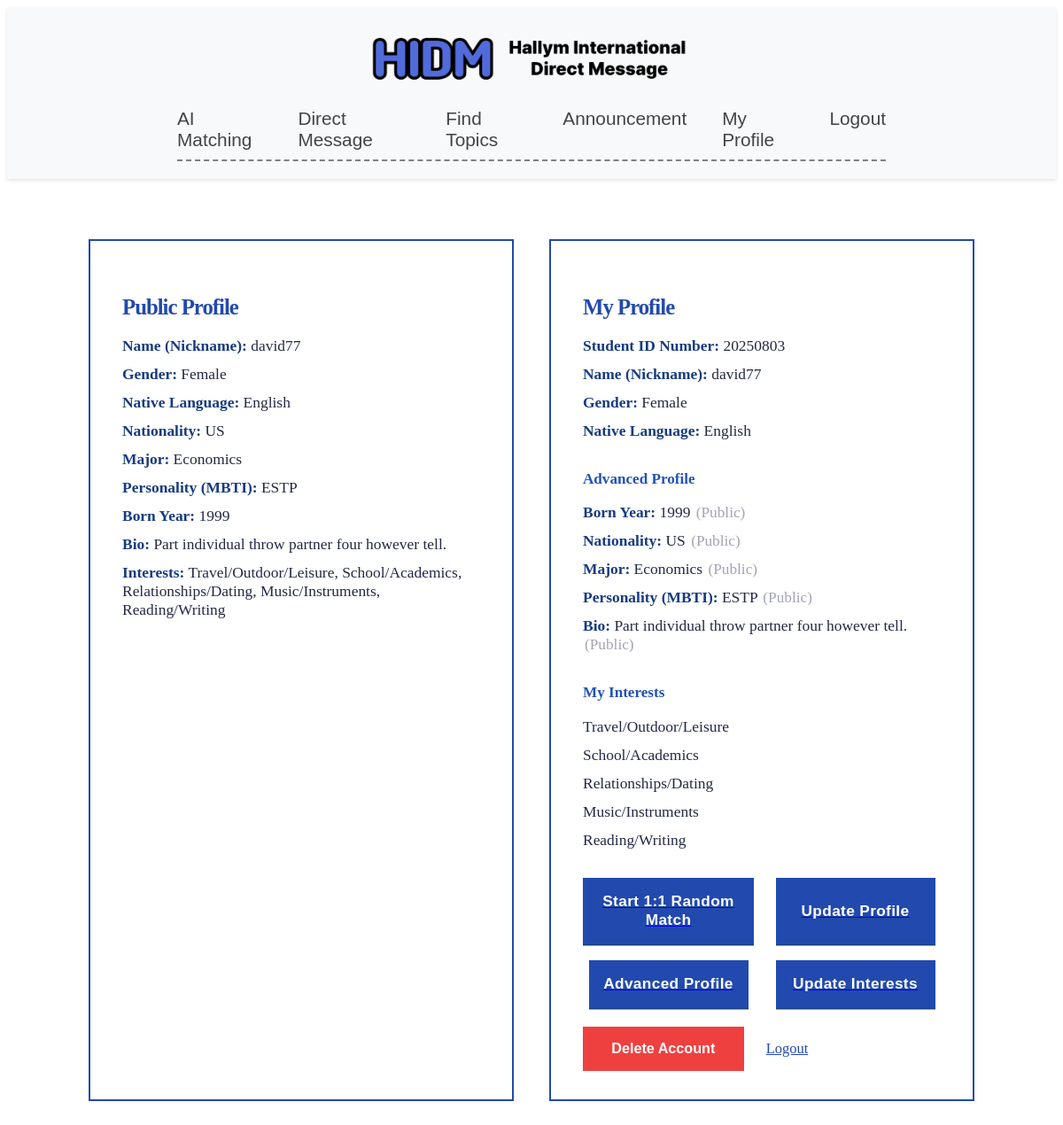
The page /accounts/profile/ (signed in) on the database as committed earlier.
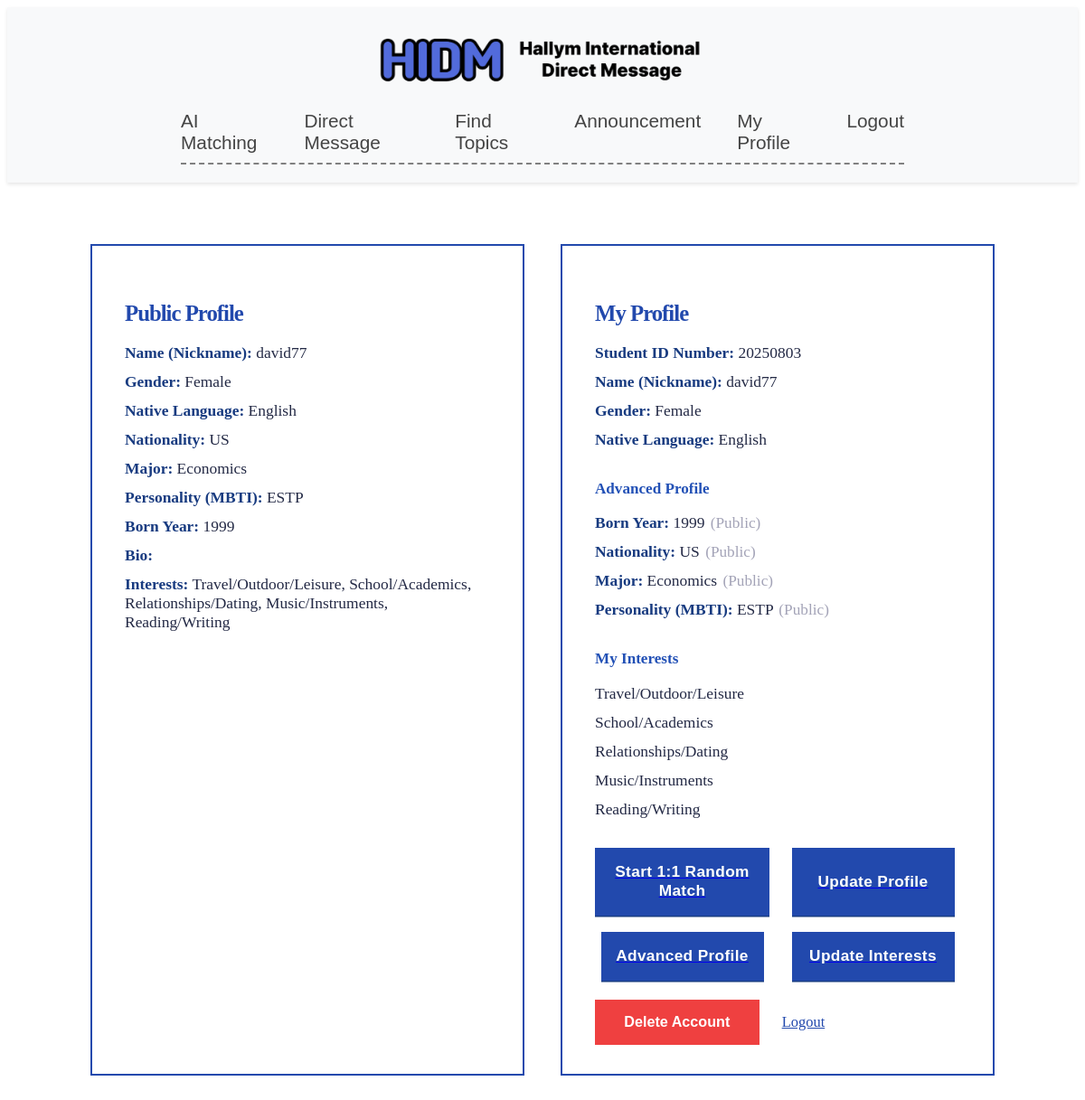
The same page on the database as committed later.
### accounts/models.py (models this page shows, shortened)
class UserProfile(models.Model):
    user = models.OneToOneField(User, on_delete=models.CASCADE)
    nickname = models.CharField(
        max_length=30,
        blank=False,
        verbose_name='Nickname'
    )
    GENDER_CHOICES = [
        ('M', 'Male'),
        ('F', 'Female'),
    ]
    gender = models.CharField(
        max_length=1,
        choices=GENDER_CHOICES,
        verbose_name='Gender'
    )
    NATIVE_LANGUAGE_CHOICES = [
        ('ab', 'Abkhaz'), ('aa', 'Afar'), ('af', 'Afrikaans'), ('ak', 'Akan'),
        ('sq', 'Albanian'), ('am', 'Amharic'), ('ar', 'Arabic'), ('an', 'Aragonese'),
        ('hy', 'Armenian'), ('as', 'Assamese'), ('av', 'Avaric'), ('ae', 'Avestan'),
        ('ay', 'Aymara'), ('az', 'Azerbaijani'), ('bm', 'Bambara'), ('ba', 'Bashkir'),
        ('eu', 'Basque'), ('be', 'Belarusian'), ('bn', 'Bengali'), ('bh', 'Bihari'),
        ('bi', 'Bislama'), ('bs', 'Bosnian'), ('br', 'Breton'), ('bg', 'Bulgarian'),
        ('my', 'Burmese'), ('ca', 'Catalan; Valencian'), ('ch', 'Chamorro'),
        ('ce', 'Chechen'), ('ny', 'Chichewa; Chewa; Nyanja'), ('zh', 'Chinese'),
        ('cv', 'Chuvash'), ('kw', 'Cornish'), ('co', 'Corsican'), ('cr', 'Cree'),
        ('hr', 'Croatian'), ('cs', 'Czech'), ('da', 'Danish'),
        ('dv', 'Divehi; Dhivehi; Maldivian;'), ('nl', 'Dutch'), ('dz', 'Dzongkha'),
        ('en', 'English'), ('eo', 'Esperanto'), ('et', 'Estonian'), ('ee', 'Ewe'),
        ('fo', 'Faroese'), ('fj', 'Fijian'), ('fi', 'Finnish'), ('fr', 'French'),
        ('ff', 'Fula; Fulah; Pulaar; Pular'), ('gl', 'Galician'), ('ka', 'Georgian'),
        ('de', 'German'), ('el', 'Greek, Modern'), ('gn', 'Guaraní'), ('gu', 'Gujarati'),
        ('ht', 'Haitian; Haitian Creole'), ('ha', 'Hausa'), ('he', 'Hebrew (modern)'),
        ('hz', 'Herero'), ('hi', 'Hindi'), ('ho', 'Hiri Motu'), ('hu', 'Hungarian'),
        ('ia', 'Interlingua'), ('id', 'Indonesian'), ('ie', 'Interlingue'), ('ga', 'Irish'),
        ('ig', 'Igbo'), ('ik', 'Inupiaq'), ('io', 'Ido'), ('is', 'Icelandic'),
        ('it', 'Italian'), ('iu', 'Inuktitut'), ('ja', 'Japanese'), ('jv', 'Javanese'),
        ('kl', 'Kalaallisut, Greenlandic'), ('kn', 'Kannada'), ('kr', 'Kanuri'),
        ('ks', 'Kashmiri'), ('kk', 'Kazakh'), ('km', 'Khmer'), ('ki', 'Kikuyu, Gikuyu'),
        ('rw', 'Kinyarwanda'), ('ky', 'Kirghiz, Kyrgyz'), ('kv', 'Komi'), ('kg', 'Kongo'),
        ('ko', 'Korean'), ('ku', 'Kurdish'), ('kj', 'Kwanyama, Kuanyama'), ('la', 'Latin'),
        ('lb', 'Luxembourgish, Letzeburgesch'), ('lg', 'Luganda'),
        ('li', 'Limburgish, Limburgan, Limburger'), ('ln', 'Lingala'), ('lo', 'Lao'),
        ('lt', 'Lithuanian'), ('lu', 'Luba-Katanga'), ('lv', 'Latvian'), ('gv', 'Manx'),
        ('mk', 'Macedonian'), ('mg', 'Malagasy'), ('ms', 'Malay'), ('ml', 'Malayalam'),
        ('mt', 'Maltese'), ('mi', 'Māori'), ('mr', 'Marathi (Marāṭhī)'),
        ('mh', 'Marshallese'), ('mn', 'Mongolian'), ('na', 'Nauru'), ('nv', 'Navajo, Navaho'),
        ('nb', 'Norwegian Bokmål'), ('nd', 'North Ndebele'), ('ne', 'Nepali'), ('ng', 'Ndonga'),
        ('nn', 'Norwegian Nynorsk'), ('no', 'Norwegian'), ('ii', 'Nuosu'), ('nr', 'South Ndebele'),
        ('oc', 'Occitan'), ('oj', 'Ojibwe, Ojibwa'),
        ('cu', 'Old Church Slavonic, Church Slavonic, Old Bulgarian'), ('om', 'Oromo'),
        ('or', 'Oriya'), ('os', 'Ossetian, Ossetic'), ('pa', 'Panjabi, Punjabi'),
        ('pi', 'Pāli'), ('fa', 'Persian'), ('pl', 'Polish'), ('ps', 'Pashto, Pushto'),
        ('pt', 'Portuguese'), ('qu', 'Quechua'), ('rm', 'Romansh'), ('rn', 'Kirundi'),
        ('ro', 'Romanian, Moldavian, Moldovan'), ('ru', 'Russian'),
        ('sa', 'Sanskrit (Saṁskṛta)'), ('sc', 'Sardinian'), ('sd', 'Sindhi'),
        ('se', 'Northern Sami'), ('sm', 'Samoan'), ('sg', 'Sango'), ('sr', 'Serbian'),
        ('gd', 'Scottish Gaelic; Gaelic'), ('sn', 'Shona'), ('si', 'Sinhala, Sinhalese'),
        ('sk', 'Slovak'), ('sl', 'Slovene'), ('so', 'Somali'), ('st', 'Southern Sotho'),
        ('es', 'Spanish; Castilian'), ('su', 'Sundanese'), ('sw', 'Swahili'), ('ss', 'Swati'),
        ('sv', 'Swedish'), ('ta', 'Tamil'), ('te', 'Telugu'), ('tg', 'Tajik'), ('th', 'Thai'),
        ('ti', 'Tigrinya'), ('bo', 'Tibetan Standard, Tibetan, Central'), ('tk', 'Turkmen'),
        ('tl', 'Tagalog'), ('tn', 'Tswana'), ('to', 'Tonga (Tonga Islands)'),
        ('tr', 'Turkish'), ('ts', 'Tsonga'), ('tt', 'Tatar'), ('tw', 'Twi'), ('ty', 'Tahitian'),
        ('ug', 'Uighur, Uyghur'), ('uk', 'Ukrainian'), ('ur', 'Urdu'), ('uz', 'Uzbek'),
        ('ve', 'Venda'), ('vi', 'Vietnamese'), ('vo', 'Volapük'), ('wa', 'Walloon'),
        ('cy', 'Welsh'), ('wo', 'Wolof'), ('fy', 'Western Frisian'), ('xh', 'Xhosa'),
        ('yi', 'Yiddish'), ('yo', 'Yoruba'), ('za', 'Zhuang, Chuang'), ('zu', 'Zulu'),
    ]
    native_language = models.CharField(
        max_length=20,
        choices=NATIVE_LANGUAGE_CHOICES,
        verbose_name='Native Language'
    )
    NATIONALITY_CHOICES = [
    ('AF', 'Afghanistan'), ('AL', 'Albania'), ('DZ', 'Algeria'), ('AS', 'American Samoa'),
    ('AD', 'Andorra'), ('AO', 'Angola'), ('AR', 'Argentina'), ('AM', 'Armenia'),
    ('AU', 'Australia'), ('AT', 'Austria'), ('AZ', 'Azerbaijan'), ('BS', 'Bahamas'),
    ('BH', 'Bahrain'), ('BD', 'Bangladesh'), ('BY', 'Belarus'), ('BE', 'Belgium'),
    ('BZ', 'Belize'), ('BJ', 'Benin'), ('BT', 'Bhutan'), ('BO', 'Bolivia'),
    ('BA', 'Bosnia and Herzegovina'), ('BW', 'Botswana'), ('BR', 'Brazil'),
    ('BN', 'Brunei'), ('BG', 'Bulgaria'), ('BF', 'Burkina Faso'), ('BI', 'Burundi'),
    ('KH', 'Cambodia'), ('CM', 'Cameroon'), ('CA', 'Canada'), ('CV', 'Cape Verde'),
    ('CF', 'Central African Republic'), ('TD', 'Chad'), ('CL', 'Chile'), ('CN', 'China'),
    ('CO', 'Colombia'), ('KM', 'Comoros'), ('CG', 'Congo'), ('CD', 'Congo (DRC)'),
    ('CR', 'Costa Rica'), ('HR', 'Croatia'), ('CU', 'Cuba'), ('CY', 'Cyprus'),
    ('CZ', 'Czech Republic'), ('DK', 'Denmark'), ('DJ', 'Djibouti'), ('DM', 'Dominica'),
    ('DO', 'Dominican Republic'), ('EC', 'Ecuador'), ('EG', 'Egypt'), ('SV', 'El Salvador'),
    ('GQ', 'Equatorial Guinea'), ('ER', 'Eritrea'), ('EE', 'Estonia'), ('ET', 'Ethiopia'),
    ('FJ', 'Fiji'), ('FI', 'Finland'), ('FR', 'France'), ('GA', 'Gabon'),
    ('GM', 'Gambia'), ('GE', 'Georgia'), ('DE', 'Germany'), ('GH', 'Ghana'),
    ('GR', 'Greece'), ('GD', 'Grenada'), ('GT', 'Guatemala'), ('GN', 'Guinea'),
    ('GW', 'Guinea-Bissau'), ('GY', 'Guyana'), ('HT', 'Haiti'), ('HN', 'Honduras'),
    ('HU', 'Hungary'), ('IS', 'Iceland'), ('IN', 'India'), ('ID', 'Indonesia'),
    ('IR', 'Iran'), ('IQ', 'Iraq'), ('IE', 'Ireland'), ('IL', 'Israel'), ('IT', 'Italy'),
    ('JM', 'Jamaica'), ('JP', 'Japan'), ('JO', 'Jordan'), ('KZ', 'Kazakhstan'),
    ('KE', 'Kenya'), ('KI', 'Kiribati'), ('KP', 'North Korea'), ('KR', 'South Korea'),
    ('KW', 'Kuwait'), ('KG', 'Kyrgyzstan'), ('LA', 'Laos'), ('LV', 'Latvia'),
    ('LB', 'Lebanon'), ('LS', 'Lesotho'), ('LR', 'Liberia'), ('LY', 'Libya'),
    ('LI', 'Liechtenstein'), ('LT', 'Lithuania'), ('LU', 'Luxembourg'), ('MG', 'Madagascar'),
    ('MW', 'Malawi'), ('MY', 'Malaysia'), ('MV', 'Maldives'), ('ML', 'Mali'),
    ('MT', 'Malta'), ('MH', 'Marshall Islands'), ('MR', 'Mauritania'), ('MU', 'Mauritius'),
    ('MX', 'Mexico'), ('FM', 'Micronesia'), ('MD', 'Moldova'), ('MC', 'Monaco'),
    ('MN', 'Mongolia'), ('ME', 'Montenegro'), ('MA', 'Morocco'), ('MZ', 'Mozambique'),
    ('MM', 'Myanmar'), ('NA', 'Namibia'), ('NR', 'Nauru'), ('NP', 'Nepal'), ('NL', 'Netherlands'),
    ('NZ', 'New Zealand'), ('NI', 'Nicaragua'), ('NE', 'Niger'), ('NG', 'Nigeria'),
    ('NO', 'Norway'), ('OM', 'Oman'), ('PK', 'Pakistan'), ('PW', 'Palau'), ('PS', 'Palestine'),
    ('PA', 'Panama'), ('PG', 'Papua New Guinea'), ('PY', 'Paraguay'), ('PE', 'Peru'),
    ('PH', 'Philippines'), ('PL', 'Poland'), ('PT', 'Portugal'), ('QA', 'Qatar'),
    ('RO', 'Romania'), ('RU', 'Russia'), ('RW', 'Rwanda'), ('KN', 'Saint Kitts and Nevis'),
    ('LC', 'Saint Lucia'), ('VC', 'Saint Vincent and the Grenadines'), ('WS', 'Samoa'),
    ('SM', 'San Marino'), ('ST', 'Sao Tome and Principe'), ('SA', 'Saudi Arabia'),
    ('SN', 'Senegal'), ('RS', 'Serbia'), ('SC', 'Seychelles'), ('SL', 'Sierra Leone'),
    ('SG', 'Singapore'), ('SK', 'Slovakia'), ('SI', 'Slovenia'), ('SB', 'Solomon Islands'),
    ('SO', 'Somalia'), ('ZA', 'South Africa'), ('ES', 'Spain'), ('LK', 'Sri Lanka'),
    ('SD', 'Sudan'), ('SR', 'Suriname'), ('SZ', 'Swaziland'), ('SE', 'Sweden'),
    ('CH', 'Switzerland'), ('SY', 'Syria'), ('TW', 'Taiwan'), ('TJ', 'Tajikistan'),
    ('TZ', 'Tanzania'), ('TH', 'Thailand'), ('TL', 'Timor-Leste'), ('TG', 'Togo'),
    ('TO', 'Tonga'), ('TT', 'Trinidad and Tobago'), ('TN', 'Tunisia'), ('TR', 'Turkey'),
    ('TM', 'Turkmenistan'), ('TV', 'Tuvalu'), ('UG', 'Uganda'), ('UA', 'Ukraine'),
    ('AE', 'United Arab Emirates'), ('GB', 'United Kingdom'), ('US', 'United States'),
    ('UY', 'Uruguay'), ('UZ', 'Uzbekistan'), ('VU', 'Vanuatu'), ('VE', 'Venezuela'),
    ('VN', 'Vietnam'), ('YE', 'Yemen'), ('ZM', 'Zambia'), ('ZW', 'Zimbabwe'),
    ]
    nationality = models.CharField(
        max_length=50,
        choices=NATIONALITY_CHOICES,
        blank=True,
        verbose_name='Nationality'
    )
    born_year = models.PositiveIntegerField(
        null=True, blank=True,
        verbose_name='Born Year'
    )
    show_born_year = models.BooleanField(
        default=False,
        verbose_name='Show Born Year'
    )
    nationality = models.CharField(
        max_length=50,
        blank=True,
        verbose_name='Nationality'
    )
    show_nationality = models.BooleanField(
        default=False,
        verbose_name='Show Nationality'
    )
    favorite_categories = models.ManyToManyField(
        'Category',         # 또는 Category 모델이 같은 파일에 있으면 그냥 Category
        blank=True,
        verbose_name='관심 카테고리'
    )
    major = models.CharField(
        max_length=100,
        blank=True,
        verbose_name='Major'
    )
    show_major = models.BooleanField(
        default=False,
        verbose_name='Show Major'
    )
    instagram_id = models.CharField(
        max_length=100,
        blank=True,
        verbose_name='Instagram ID'
    )
    show_instagram = models.BooleanField(
        default=False,
        verbose_name='Show Instagram ID'
    )
    MBTI_CHOICES = [
        ('INTJ','INTJ'),('INTP','INTP'),('ENTJ','ENTJ'),('ENTP','ENTP'),
        ('INFJ','INFJ'),('INFP','INFP'),('ENFJ','ENFJ'),('ENFP','ENFP'),
        ('ISTJ','ISTJ'),('ISFJ','ISFJ'),('ESTJ','ESTJ'),('ESFJ','ESFJ'),
        ('ISTP','ISTP'),('ISFP','ISFP'),('ESTP','ESTP'),('ESFP','ESFP'),
    ]
    personality = models.CharField(
        max_length=4,
        choices=MBTI_CHOICES,
        blank=True,
        verbose_name='Personality'
    )
    show_personality = models.BooleanField(
        default=False,
        verbose_name='Show Personality'
    )
    bio = models.CharField(
        max_length=200,
        blank=True,
        verbose_name='Bio'
    )
    show_bio = models.BooleanField(
        default=False,
        verbose_name='Show Bio'
    )
    interests = models.ManyToManyField(
        Interest,
        blank=True,
        related_name='profiles',
        verbose_name='User-selected Interests'
    )
    selected_topics = models.ManyToManyField(
        Topic,
        blank=True,
        related_name='selected_by',
        verbose_name='User-selected Topics'
    )

### accounts/views.py (the view)
# urls.py: path('profile/', views.profile_view, name='profile'),  # 프로필 페이지 추가
@login_required
def profile_view(request):
    profiles = UserProfile.objects.all()
    sessions = Session.objects.filter(expire_date__gte=timezone.now())
    user_id_list = []
    for session in sessions:
        data = session.get_decoded()
        uid = data.get('_auth_user_id')
        if uid:
            user_id_list.append(int(uid))
    active_user_ids = set(user_id_list)
    context = {
        'profiles': profiles,
        'active_user_ids': active_user_ids,
        'profile': getattr(request.user, 'userprofile', None),
    }
    return render(request, 'profile.html', context)

### accounts/templates/profile.html (shortened to what the changed rows need)
{% extends "base.html" %}
{% load static %}
{% block content %}
<link rel="stylesheet" href="{% static 'css/profile.css' %}?v=plain">
<div class="profile-2col-wrap">
  <section class="profile-card public-profile-card">
    <h2 class="profile-title">Public Profile</h2>
    <ul class="profile-info-list">
      <li><b>Name (Nickname):</b> {{ profile.nickname }}</li>
      <li><b>Gender:</b> {{ profile.get_gender_display }}</li>
      <li><b>Native Language:</b> {{ profile.get_native_language_display }}</li>
      {% if profile.show_nationality %}
        <li><b>Nationality:</b> {{ profile.nationality }}</li>
      {% endif %}
      {% if profile.show_major %}
        <li><b>Major:</b> {{ profile.major }}</li>
      {% endif %}
      {% if profile.show_personality %}
        <li><b>Personality (MBTI):</b> {{ profile.personality }}</li>
      {% endif %}
      {% if profile.show_born_year %}
        <li><b>Born Year:</b> {{ profile.born_year }}</li>
      {% endif %}
      {% if profile.show_bio %}
        <li><b>Bio:</b> {{ profile.bio }}</li>
      {% endif %}
      {% with favs=profile.favorite_categories.all %}
        {% if favs %}
          <li>
            <b>Interests:</b>
            {% for cat in favs %}
              {{ cat.name }}{% if not forloop.last %}, {% endif %}
            {% endfor %}
          </li>
        {% endif %}
      {% endwith %}
    </ul>
  </section>
  <section class="profile-card my-profile-card">
    <h2 class="profile-title">My Profile</h2>
    <ul class="profile-info-list">
      <li><b>Student ID Number:</b> {{ user.username }}</li>
      <li><b>Name (Nickname):</b> {{ profile.nickname }}</li>
      <li><b>Gender:</b> {{ profile.get_gender_display }}</li>
      <li><b>Native Language:</b> {{ profile.get_native_language_display }}</li>
    </ul>
    <ul class="profile-info-list">
      {% if profile.born_year %}
        <li>
          <b>Born Year:</b> {{ profile.born_year }}
          <span class="profile-privacy">({{ profile.show_born_year|yesno:"Public,Private" }})</span>
        </li>
      {% endif %}
      {% if profile.nationality %}
        <li>
          <b>Nationality:</b> {{ profile.nationality }}
          <span class="profile-privacy">({{ profile.show_nationality|yesno:"Public,Private" }})</span>
        </li>
      {% endif %}
      {% if profile.major %}
        <li>
          <b>Major:</b> {{ profile.major }}
          <span class="profile-privacy">({{ profile.show_major|yesno:"Public,Private" }})</span>
        </li>
      {% endif %}
      {% if profile.personality %}
        <li>
          <b>Personality (MBTI):</b> {{ profile.personality }}
          <span class="profile-privacy">({{ profile.show_personality|yesno:"Public,Private" }})</span>
        </li>
      {% endif %}
      {% if profile.bio %}
        <li>
          <b>Bio:</b> {{ profile.bio }}
          <span class="profile-privacy">({{ profile.show_bio|yesno:"Public,Private" }})</span>
        </li>
      {% endif %}
    </ul>
  </section>
</div>
{% endblock %}

Rows that differ between the two databases and show on the page:
changed UserProfile "david77": bio "Part individual throw partner four however tell." → (not shown); show_bio "Public" → (not shown)
Other text that changed with them:
text no longer shown: "Bio: ( )"
